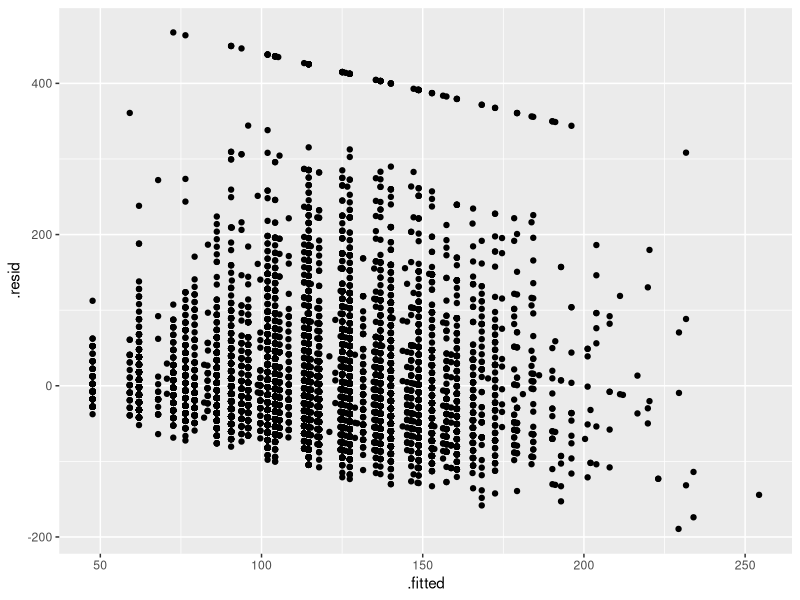
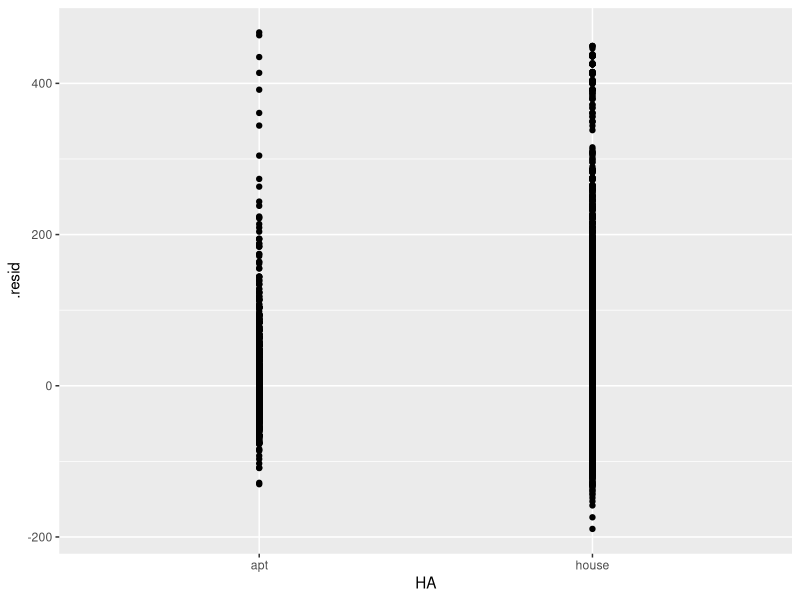
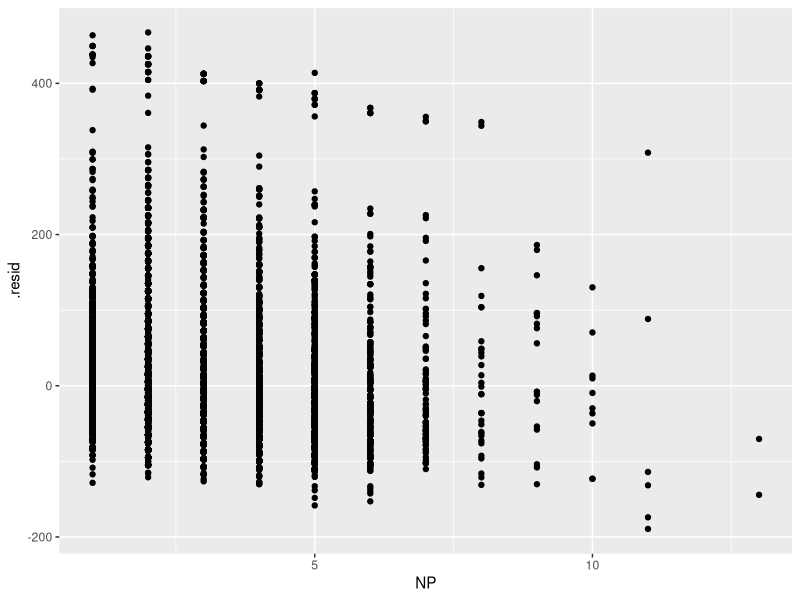
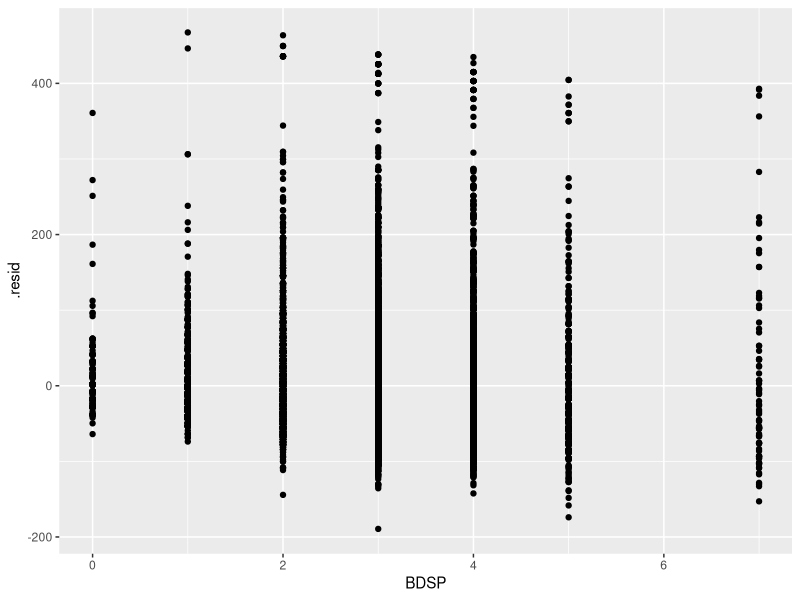

The R script that drew these images, in order:
## ---- chunk 1
knitr::opts_chunk$set(echo = TRUE)
library(broom)
library(ggplot2)
library(nlme)
library(leaps)
## ---- chunk 2
# Load data
setwd("~/Downloads/ST517")
housing_df <- read.csv("OR_acs_house_occ.csv", stringsAsFactors=TRUE)

# Create new variable HA
housing_df$HA <- "other" # Initialize everything to "other"
housing_df$HA[which(grepl("house", housing_df$BLD))] <- "house"
housing_df$HA[which(grepl("apartment", housing_df$BLD, ignore.case = TRUE))] <- "apt"
housing_df$HA <- factor(housing_df$HA)

# Data must be scrubbed first. The only housing data we want is from apartments and houses
house_drop <- subset(housing_df, HA == "apt" | HA == "house")
housing_df <- droplevels(house_drop)

# For part 2, it is not necessary to to pass regsubsets() every single variable in the dataframe. We are going to drop ACR, BLD and SERIALNO, TYPE and VALP because it causes linear dependencies
housing_df <- subset(housing_df, select = -c(ACR, BLD, SERIALNO, TYPE, VALP))
## ---- chunk 3
# Models with and without interactions
mod_int <- lm(ELEP ~ HA + NP + BDSP + HA:NP + HA:BDSP + NP:BDSP, data = housing_df)
mod_noint <- lm(ELEP ~ HA + NP + BDSP, data = housing_df)

# Residual analysis on model with interactions
mod1_diag <- augment(mod_int, housing_df)
#head(mod1_diag)
qplot(.fitted, .resid, data = mod1_diag)
qplot(HA, .resid, data = mod1_diag)
qplot(NP, .resid, data = mod1_diag)
qplot(BDSP, .resid, data = mod1_diag)
## ---- chunk 4
# Model comparison
anova(mod_int)

# Inference
confint(mod_noint)
summ <- summary(mod_noint)
sqrt(mean(summ$residuals^2)) # RMSE for the model with no interactions

## ---- chunk 5
set.seed(42)
n <- nrow(housing_df)

# Set aside 20% of all cases (the dataframe has already been cleaned)
valid <- sample(n, size = floor(0.20*n))
housing_valid <- housing_df[valid, ]
housing_train <- housing_df[-valid, ]
#str(housing_valid)
## ---- chunk 6
# Cross - validation set approach
# Use regsubsets() to determine the best model
regfit_best <- regsubsets(ELEP ~ ., data = housing_train, really.big = TRUE, nvmax = 38)
summary(regfit_best)

## ---- chunk 7
# Compute the validation set error for the best model (corresponding to different sizes). 
test_mat <- model.matrix(ELEP ~ ., data = housing_valid)

# Run a loop and compute the MSE
val_errors <- rep(NA, 37) 
for(i in 1:37){
  coefi <- coef(regfit_best, id = i)
  pred <- test_mat[,names(coefi)] %*% coefi
  val_errors[i] <- mean((housing_df$ELEP[valid] - pred)^2)
}

# Which model is best:
val_errors
which.min(val_errors)
coef(regfit_best, 31)
## ---- chunk 8

full_model <- lm(ELEP ~ NP + BDSP + HA + FULP + GASP + HFL + RMSP + TEN + YBL + R18 + R60,  
                 data = housing_train)


housing_valid$pred <- predict(full_model, newdata = housing_valid)
(rmse <- with(housing_valid, sqrt(mean((ELEP - pred)^2))))
